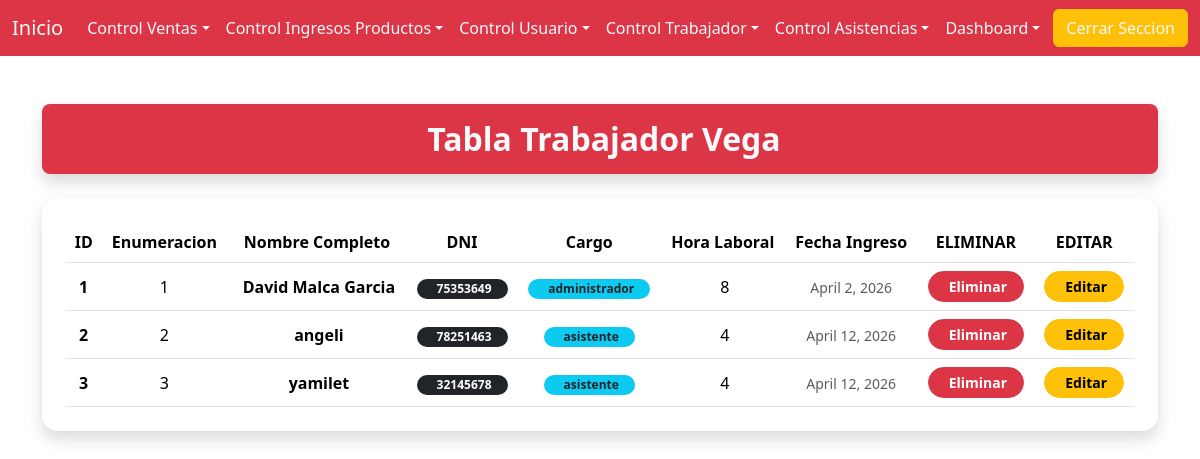
/enlace_tabla_registro_trabajador/, run on the app's committed database.
### app/models.py (models this page shows, shortened)
class bd_tabla_trabajador(models.Model):
    Enumeracion_Trabajador = models.CharField(max_length=250)
    Nombre_Trabajador = models.CharField(max_length=250)
    Apellido_Trabajador = models.CharField(max_length=250)
    Cargo_Trabajador = models.CharField(max_length=250)
    Hora_Trabajador = models.IntegerField()
    Fecha_Trabajador = models.DateField()

### app/views.py (the view)
# urls.py: path('enlace_tabla_registro_trabajador/' , views.enlace_tabla_registro_trabajador),
def enlace_tabla_registro_trabajador(request):
    trabajador = bd_tabla_trabajador.objects.all()
    return render(request , "tabla_trabajador.html" , {
        'trabajador' : trabajador
    })

### app/templates/tabla_trabajador.html (shortened to what this page needs)
{% extends "barra_menu.html" %}
{% block contenedor %}
<div class="container my-5">
  <div class="p-3 text-center text-light rounded-3 shadow mb-4 bg-danger">
    <h2 class="m-0 fw-bold">Tabla Trabajador Vega</h2>
  </div>
  <div class="card shadow border-0 rounded-4">
    <div class="card-body p-4">
      <div class="table-responsive">
        <table class="table table-hover align-middle text-center mb-0">
          <thead style="background: linear-gradient(90deg, var(--bs-purple), var(--bs-indigo));" class="text-white">
            <tr>
              <th>ID</th>
              <th>Enumeracion</th>
              <th>Nombre Completo</th>
              <th>DNI</th>
              <th>Cargo</th>
              <th>Hora Laboral</th>
              <th>Fecha Ingreso</th>
              <th>ELIMINAR</th>
              <th>EDITAR</th>
            </tr>
          </thead>
          <tbody>
            {% for x in trabajador %}
              <tr>
                <th>{{ forloop.counter }}</th>
                <td>{{ x.Enumeracion_Trabajador }}</td>
                <td class="fw-semibold">
                  {{ x.Nombre_Trabajador }}
                </td>
                <td>
                  <span class="badge bg-dark rounded-pill px-3">
                    {{ x.Apellido_Trabajador }}
                  </span>
                </td>
                <td>
                  <span class="badge bg-info text-dark rounded-pill px-3">
                    {{ x.Cargo_Trabajador }}
                  </span>
                </td>
                <td>
                  {{ x.Hora_Trabajador }}
                </td>
                <td><small class="text-muted">{{ x.Fecha_Trabajador }}</small></td>
                <td>
                  <a href="logica_eliminar_trabajador/{{ x.Enumeracion_Trabajador }}"
                     class="btn btn-danger btn-sm fw-semibold rounded-pill px-3">
                    Eliminar
                  </a>
                </td>
                <td>
                  <a href="enlace_actualizar_trabajador/{{ x.Enumeracion_Trabajador }}"
                     class="btn btn-warning btn-sm fw-semibold rounded-pill px-3">
                    Editar
                  </a>
                </td>
              </tr>
            {% endfor %}
          </tbody>
        </table>
      </div>
    </div>
  </div>
</div>
{% endblock %}

### data on the page
bd_tabla_trabajador: Enumeracion_Trabajador "1", Nombre_Trabajador "David Malca Garcia", Apellido_Trabajador "75353649", Cargo_Trabajador "administrador", Hora_Trabajador "8", Fecha_Trabajador "April 2, 2026"
bd_tabla_trabajador: Enumeracion_Trabajador "2", Nombre_Trabajador "angeli", Apellido_Trabajador "78251463", Cargo_Trabajador "asistente", Hora_Trabajador "4", Fecha_Trabajador "April 12, 2026"
bd_tabla_trabajador: Enumeracion_Trabajador "3", Nombre_Trabajador "yamilet", Apellido_Trabajador "32145678", Cargo_Trabajador "asistente", Hora_Trabajador "4", Fecha_Trabajador "April 12, 2026"
